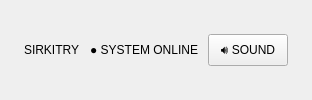
     <widget class="QFrame" name="topBanner">
      <property name="minimumSize">
       <size>
        <width>0</width>
        <height>56</height>
       </size>
      </property>
      <property name="role" stdset="0">
       <string>topBanner</string>
      </property>
      <layout class="QHBoxLayout" name="topBannerLayout">
       <property name="spacing">
        <number>10</number>
       </property>
       <property name="leftMargin">
        <number>24</number>
       </property>
       <property name="topMargin">
        <number>0</number>
       </property>
       <property name="rightMargin">
        <number>24</number>
       </property>
       <property name="bottomMargin">
        <number>0</number>
       </property>
       <item>
        <widget class="QLabel" name="lblBrandTitle">
         <property name="text">
          <string>SIRKITRY</string>
         </property>
         <property name="role" stdset="0">
          <string>brandTitle</string>
         </property>
        </widget>
       </item>
       <item>
        <widget class="QLabel" name="lblBrandStatus">
         <property name="text">
          <string>● SYSTEM ONLINE</string>
         </property>
         <property name="alignment">
          <set>Qt::AlignmentFlag::AlignRight|Qt::AlignmentFlag::AlignTrailing|Qt::AlignmentFlag::AlignVCenter</set>
         </property>
         <property name="role" stdset="0">
          <string>brandStatus</string>
         </property>
        </widget>
       </item>
       <item>
        <widget class="QPushButton" name="btnMuteToggle">
         <property name="maximumSize">
          <size>
           <width>120</width>
           <height>32</height>
          </size>
         </property>
         <property name="cursor">
          <cursorShape>PointingHandCursor</cursorShape>
         </property>
         <property name="text">
          <string>🔊 SOUND</string>
         </property>
         <property name="role" stdset="0">
          <string>ghost</string>
         </property>
        </widget>
       </item>
      </layout>
     </widget>
